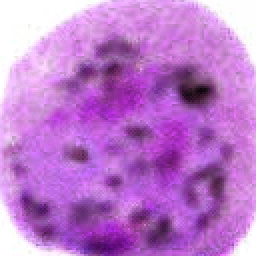
#> input picture grad-cam/images-grad-test/5-3-28-1.bmp, 128 x 128 px, found by its file name (shown 2 times larger)
$ jupyter execute --allow-errors extract_feature.ipynb   (older library calls are emulated)
#> lines starting #> are read from the running program, lines starting #| are printed output that depends on the picture; long printed decimals are rounded
[cell 1]
import cv2
import numpy as np
import matplotlib.pyplot as plt
from scipy.stats import skew, kurtosis, entropy
from skimage.feature import graycomatrix, graycoprops
import seaborn as sns
import pandas as pd

[cell 2]
image = cv2.imread(
    "/media/williancaddd/CODES/projects/malaria-pibiti/grad-cam/images-grad-test/5-3-28-1.bmp"
)
#> image is the input picture: shape (128, 128, 3); mean B, G, R 205.3, 120.4, 189.1
image_gay = cv2.cvtColor(image, cv2.COLOR_BGR2GRAY)
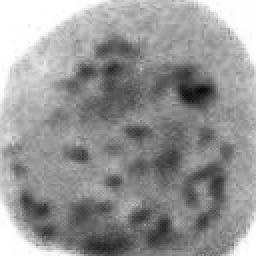
#> image_gay: shape (128, 128) (shown 2 times larger); min 8, max 255, mean 150.6

[cell 3]
# processamento de imagem
image_contrast = cv2.normalize(image, None, 0, 255, cv2.NORM_MINMAX)

# Conversão para o espaço de cor HSV
image_hsv = cv2.cvtColor(image_contrast, cv2.COLOR_BGR2HSV)
#> image_hsv: shape (128, 128, 3); mean H, S, V 135.7, 113.6, 204.9

# Extração do componente S
s_component = image_hsv[:, :, 1]
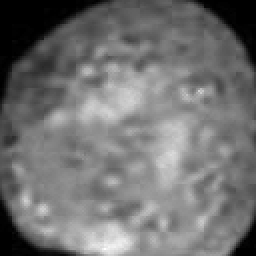
#> s_component: shape (128, 128) (shown 2 times larger); min 0, max 255, mean 113.6


# Aplicação de filtro test
s_filtered_median = cv2.medianBlur(s_component, 3)

# plot all the images and their histograms
images = [image, s_component, s_filtered_median, image_gay]
titles = ["Imagem Original", "S Component", "S Filtrado Median", "Imagem Cinza"]
plt.figure(figsize=(12, 6))
plt.subplots_adjust(wspace=0.4)  # Ajuste esse valor conforme necessário


for i in range(4):
    plt.subplot(1, 4, i + 1)
    plt.imshow(images[i])
    plt.title(titles[i])

    # Define os ticks para os eixos x e y conforme as dimensões da imagem
    plt.xticks(range(0, images[i].shape[1], max(1, images[i].shape[1] // 5)))
    plt.yticks(range(0, images[i].shape[0], max(1, images[i].shape[0] // 5)))
#download the plot
plt.savefig("plot.png", dpi=500, bbox_inches="tight", pad_inches=0.1)
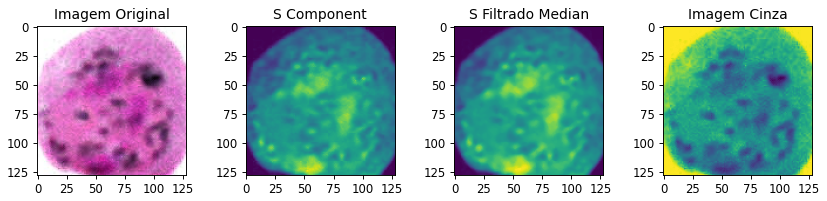
#> figure drawn by matplotlib, 4 panels; B, G, R data is drawn as R, G, B
plt.show()

[cell 4]
# Exibição da imagem processada
plt.figure(figsize=(10, 10))
plt.subplot(2, 2, 1)
plt.imshow(s_component)
plt.title("Original")

plt.subplot(2, 2, 2)
plt.imshow(s_filtered_median)
plt.title("FM")
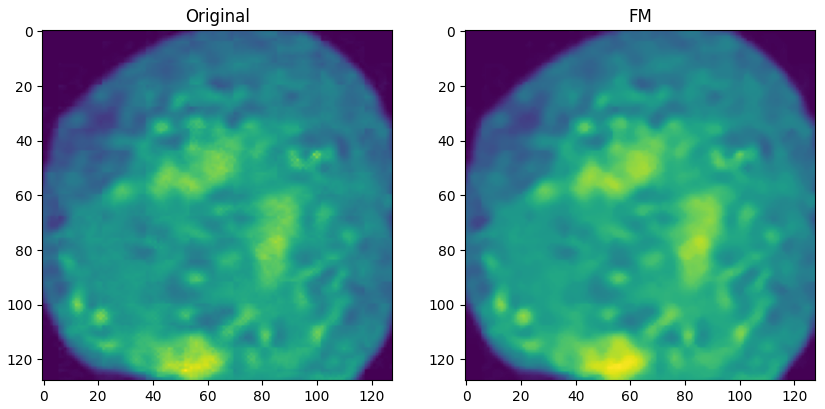
#> figure drawn by matplotlib, 2 panels

[cell 5]
# show image original, s_component and s_filtered_median
plt.figure(figsize=(10, 10))
plt.subplot(1, 3, 1)

plt.imshow(image)
plt.title("Original")

plt.subplot(1, 3, 2)
plt.imshow(s_component)
plt.title("S Component")

plt.subplot(1, 3, 3)
plt.imshow(s_filtered_median)
plt.title("S Component Filtered")
#> figure, not shown here; B, G, R data is drawn as R, G, B

[cell 6]
def histogram_features(image):
    # Calcula o histograma da imagem
    hist = cv2.calcHist([image], [0], None, [256], [0, 256])
    hist = hist.ravel() / hist.sum()

    # Calcula as características
    mean = np.mean(hist)
    std_dev = np.std(hist)
    energy = np.sum(hist**2)
    skewness = skew(hist)
    entropy_val = entropy(hist)
    smoothness = 1 - (1 / (1 + std_dev**2))
    kurt = kurtosis(hist)

    features = {
        "histogram_Mean": mean,
        "histogram_Standard Deviation": std_dev,
        "histogram_Energy": energy,
        "histogram_Skewness": skewness,
        "histogram_Entropy": entropy_val,
        "histogram_Smoothness": smoothness,
        "histogram_Kurtosis": kurt,
    }

    return features


def glcm_features(image):

    # Calcula a GLCM
    glcm = graycomatrix(image, [1], [0], 256, symmetric=True, normed=True)

    # Calcula as propriedades da GLCM
    contrast = graycoprops(glcm, "contrast")[0, 0]
    dissimilarity = graycoprops(glcm, "dissimilarity")[0, 0]
    homogeneity = graycoprops(glcm, "homogeneity")[0, 0]
    energy = graycoprops(glcm, "energy")[0, 0]
    correlation = graycoprops(glcm, "correlation")[0, 0]

    features = {
        "glcm_Contrast": contrast,
        "glcm_Dissimilarity": dissimilarity,
        "glcm_Homogeneity": homogeneity,
        "glcm_Energy": energy,
        "glcm_Correlation": correlation,
    }

    return features

[cell 7]
features = histogram_features(s_filtered_median)
#> in histogram_features, `hist = cv2.calcHist([image], [0], None, [256], [0, 256])`: hist = 256 values, max 753 at index 0, min 0 at index 239, mean 64
#> in histogram_features, `hist = hist.ravel() / hist.sum()`: hist = 256 values, max 0.046 at index 0, min 0 at index 239, mean 0.00391
#> in histogram_features, `mean = np.mean(hist)`: mean = 0.00391
#> in histogram_features, `std_dev = np.std(hist)`: std_dev = 0.00466
#> in histogram_features, `energy = np.sum(hist**2)`: energy = 0.00946
#> in histogram_features, `skewness = skew(hist)`: skewness = 3.33
#> in histogram_features, `entropy_val = entropy(hist)`: entropy_val = 4.97
#> in histogram_features, `smoothness = 1 - (1 / (1 + std_dev**2))`: smoothness = 2.17e-05
#> in histogram_features, `kurt = kurtosis(hist)`: kurt = 24.18
#> in histogram_features, `features = { "histogram_Mean": mean, "histogram_Standard Deviation": s..`: features = {'histogram_Mean': 0.00391, 'histogram_Standard Deviation': 0.00466, 'histogram_Energy': 0.00946, 'histogram_Skewness': 3.33, 'histogram_Entropy': 4.97, 'histogram_Smoothness': 2.17e-05, 'histogram_Kurtosis': 24.18}
print("Características Histograma:")
for key, value in features.items():
    print(f"{key}: {value}")
#> this loop made 7 passes
#> (key, value) on passes 1 to 7: ('histogram_Mean', 0.00391), ('histogram_Standard Deviation', 0.00466), ('histogram_Energy', 0.00946), ('histogram_Skewness', 3.33), ('histogram_Entropy', 4.97), ('histogram_Smoothness', 2.17e-05), ('histogram_Kurtosis', 24.18)
#| histogram_Mean: 0.003906
#| histogram_Standard Deviation: 0.004657
#| histogram_Energy: 0.009457
#| histogram_Skewness: 3.330
#| histogram_Entropy: 4.970
#| histogram_Smoothness: 2.168339546104736e-05
#| histogram_Kurtosis: 24.183


glcm_extracted = glcm_features(image_gay)
#> in glcm_features, `contrast = graycoprops(glcm, "contrast")[0, 0]`: contrast = 93.77
#> in glcm_features, `dissimilarity = graycoprops(glcm, "dissimilarity")[0, 0]`: dissimilarity = 7.01
#> in glcm_features, `homogeneity = graycoprops(glcm, "homogeneity")[0, 0]`: homogeneity = 0.189
#> in glcm_features, `energy = graycoprops(glcm, "energy")[0, 0]`: energy = 0.0417
#> in glcm_features, `correlation = graycoprops(glcm, "correlation")[0, 0]`: correlation = 0.981
#> in glcm_features, `features = { "glcm_Contrast": contrast, "glcm_Dissimilarity": dissimil..`: features = {'glcm_Contrast': 93.77, 'glcm_Dissimilarity': 7.01, 'glcm_Homogeneity': 0.189, 'glcm_Energy': 0.0417, 'glcm_Correlation': 0.981}
#> glcm_extracted has the same summary as features in glcm_features

print("GLCM Features:")
for key, value in glcm_extracted.items():
    print(f"{key}: {value}")
#> this loop made 5 passes
#> (key, value) on passes 1 to 5: ('glcm_Contrast', 93.77), ('glcm_Dissimilarity', 7.01), ('glcm_Homogeneity', 0.189), ('glcm_Energy', 0.0417), ('glcm_Correlation', 0.981)
#| glcm_Contrast: 93.772
#| glcm_Dissimilarity: 7.015
#| glcm_Homogeneity: 0.1891
#| glcm_Energy: 0.04174
#| glcm_Correlation: 0.9813

[cell 8]
def process_image(image_path):
    # Carrega a imagem
    image = cv2.imread(image_path)

    # Conversão para escala de cinza
    image_gray = cv2.cvtColor(image, cv2.COLOR_BGR2GRAY)

    # Processamento de imagem
    image_contrast = cv2.normalize(image, None, 0, 255, cv2.NORM_MINMAX)

    # Conversão para o espaço de cor HSV
    image_hsv = cv2.cvtColor(image_contrast, cv2.COLOR_BGR2HSV)

    # Extração do componente S
    s_component = image_hsv[:, :, 1]

    # Aplicação de filtro mediano
    s_filtered_median = cv2.medianBlur(s_component, 3)

    return s_filtered_median, image_gray

# receive path image and return features with histogram and glcm
def extract_all_features(image_path):
    # Processa a imagem
    image, image_gray = process_image(image_path)

    # Calcula as características do histograma
    hist_features = histogram_features(image)

    # Calcula as características da GLCM
    glcm_features_extracted = glcm_features(image_gray)

    # Combina as características
    features = {**hist_features, **glcm_features_extracted}

    return features


# teste
image_path = "/media/williancaddd/CODES/projects/malaria-pibiti/1_entrada/Dataset01_95.0/images/1-52-7-0.bmp"
#> (the rest of this cell did not finish here and is left out)

[cell 9]
data_set_names = ['Dataset01_75.0']

path_dataset = "/media/williancaddd/CODES/projects/malaria-pibiti/1_entrada/"

"""FOR EACH IN DATASET IN image folder has all images .bmp, extract feature and save in csv file in folder features in each dataset"",
 make folder if not existis """
# show the percentage of the process
# make one csv file for each dataset with each line a image with features

import os
#> (the rest of this cell did not finish here and is left out)

[cell 10]
import pandas as pd
import seaborn as sns
import matplotlib.pyplot as plt
import os

# Lista de datasets que vai de 100 até 5 com intervalos de 5
data_set_names = [f'Dataset01_{i}.0' for i in range(100, 0, -5)]
path_dataset = "/media/williancarddd/NVME/projects/malaria-pibiti/1_entrada/"

# Carregar todas as características em um único DataFrame
all_data = []

for dataset in data_set_names:
    # Caminho para o arquivo de características
    features_path = os.path.join(path_dataset, dataset, "features", "features.csv")

    # Carregar o arquivo CSV
    if os.path.exists(features_path):
        df = pd.read_csv(features_path)
        df['dataset'] = dataset  # Adicionar uma coluna com o nome do dataset
        df.drop('image', axis=1, inplace=True)  # Remover a coluna 'image'
        all_data.append(df)

# Concatenar todos os dados em um DataFrame
#> (the rest of this cell did not finish here and is left out)

$ run again, with grad-cam/images-grad-test/1-55-0-1-100.bmp copied over grad-cam/images-grad-test/5-3-28-1.bmp
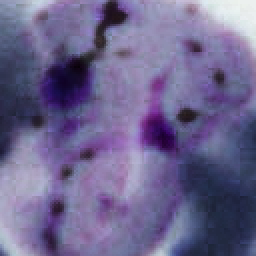
#> input picture grad-cam/images-grad-test/1-55-0-1-100.bmp, 128 x 128 px, found by its file name (shown 2 times larger)
#> image is the input picture: shape (128, 128, 3); mean B, G, R 142.1, 101.2, 108.7
#> image_hsv: shape (128, 128, 3); mean H, S, V 124.1, 85.4, 149.8
#> `s_component = image_hsv[:, :, 1]`:
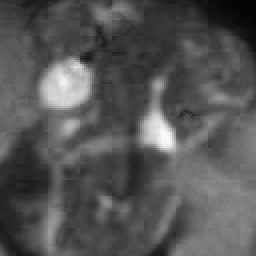
#> s_component: shape (128, 128) (shown 2 times larger); min 4, max 255, mean 85.4
#> `[cell 4] # Exibição da imagem processada plt.figure(figsize=(10, 10)) ..`:
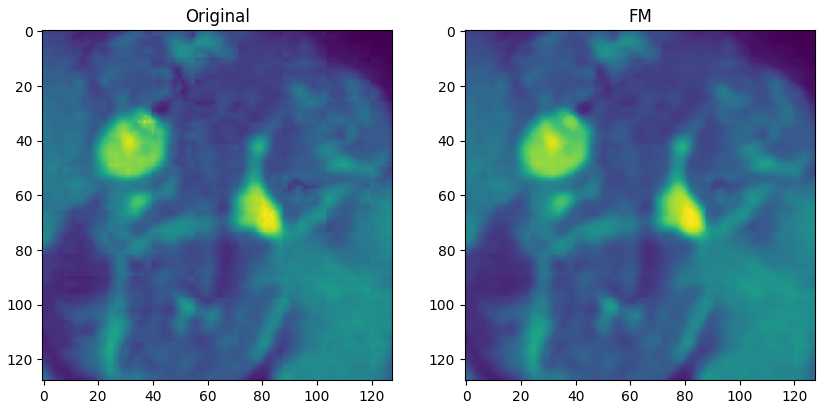
#> figure drawn by matplotlib, 2 panels
#> in histogram_features, `hist = cv2.calcHist([image], [0], None, [256], [0, 256])`: hist = 256 values, max 322 at index 68, min 0 at index 0, mean 64
#> in histogram_features, `hist = hist.ravel() / hist.sum()`: hist = 256 values, max 0.0197 at index 68, min 0 at index 0, mean 0.00391
#> mean = 0.00391
#> std_dev = 0.00471
#> in histogram_features, `energy = np.sum(hist**2)`: energy = 0.00958
#> skewness = 1.17
#> entropy_val = 4.86
#> smoothness = 2.22e-05
#> kurt = 0.28
#> in histogram_features, `features = { "histogram_Mean": mean, "histogram_Standard Deviation": s..`: features = {'histogram_Mean': 0.00391, 'histogram_Standard Deviation': 0.00471, 'histogram_Energy': 0.00958, 'histogram_Skewness': 1.17, 'histogram_Entropy': 4.86, 'histogram_Smoothness': 2.22e-05, 'histogram_Kurtosis': 0.28}
#> the loop `for key, value in features.items():` made 7 passes
#> (key, value) on passes 1 to 7: ('histogram_Mean', 0.00391), ('histogram_Standard Deviation', 0.00471), ('histogram_Energy', 0.00958), ('histogram_Skewness', 1.17), ('histogram_Entropy', 4.86), ('histogram_Smoothness', 2.22e-05), ('histogram_Kurtosis', 0.28)
#> (printed output is left out)
#> contrast = 50.15
#> dissimilarity = 4.99
#> homogeneity = 0.222
#> in glcm_features, `energy = graycoprops(glcm, "energy")[0, 0]`: energy = 0.0205
#> correlation = 0.987
#> in glcm_features, `features = { "glcm_Contrast": contrast, "glcm_Dissimilarity": dissimil..`: features = {'glcm_Contrast': 50.15, 'glcm_Dissimilarity': 4.99, 'glcm_Homogeneity': 0.222, 'glcm_Energy': 0.0205, 'glcm_Correlation': 0.987}
#> glcm_extracted has the same summary as features in glcm_features
#> the loop `for key, value in glcm_extracted.items():` made 5 passes
#> (key, value) on passes 1 to 5: ('glcm_Contrast', 50.15), ('glcm_Dissimilarity', 4.99), ('glcm_Homogeneity', 0.222), ('glcm_Energy', 0.0205), ('glcm_Correlation', 0.987)
#> (printed output is left out)
